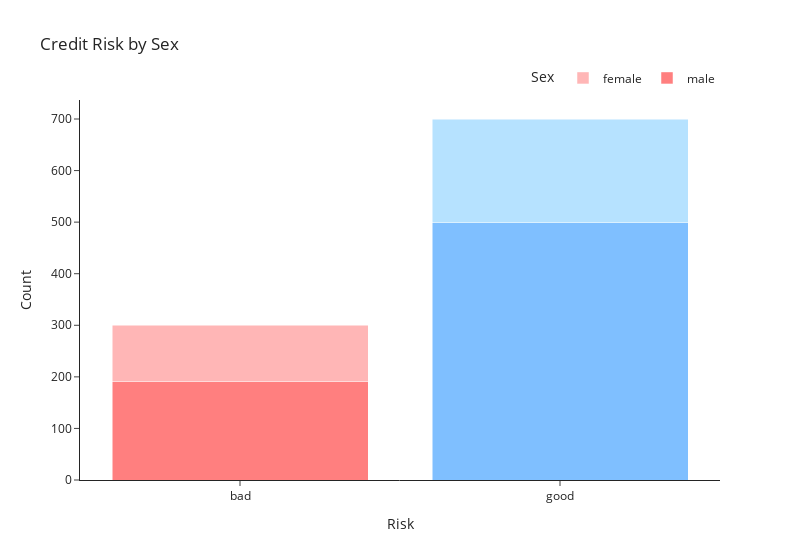

Notebook code cell kept with this figure:
### Code cell
# Calculate the count of each risk and sex combination
df_counts = df_credit.groupby(['Risk', 'Sex']).size().reset_index(name='count')

# Define colors based on gender and credit risk
color_mapping = {
    ('bad', 'male'): '#FF7F7F',
    ('bad', 'female'): '#FFB6B6',
    ('good', 'male'): '#7FBFFF',
    ('good', 'female'): '#B6E2FF'
}

# Create the stacked bar chart
fig = go.Figure(data=[
    go.Bar(name='male', 
           x=df_counts[df_counts['Sex'] == 'male']['Risk'], 
           y=df_counts[df_counts['Sex'] == 'male']['count'], 
           marker=dict(color=[color_mapping[(risk, 'male')] for risk in df_counts[df_counts['Sex'] == 'male']['Risk']])),
    go.Bar(name='female', 
           x=df_counts[df_counts['Sex'] == 'female']['Risk'], 
           y=df_counts[df_counts['Sex'] == 'female']['count'], 
           marker=dict(color=[color_mapping[(risk, 'female')] for risk in df_counts[df_counts['Sex'] == 'female']['Risk']])),
])

# Update layout
fig.update_layout(title='Credit Risk by Sex',
                  xaxis_title='Risk',
                  yaxis_title='Count',
                  barmode='stack',
                  width=800,
                  template="simple_white",
                  legend=dict(title='Sex', orientation='h', yanchor='bottom', y=1.02, xanchor='right', x=1))

# Show the plot
fig.show()

### Figure 1 — Plotly figure (JSON) as saved in the notebook; plotly's stock layout.template omitted (floating-point values rounded to 4 significant figures)
{"data": [{"marker": {"color": ["#FF7F7F", "#7FBFFF"]}, "name": "male", "type": "bar", "x": ["bad", "good"], "y": [191, 499]}, {"marker": {"color": ["#FFB6B6", "#B6E2FF"]}, "name": "female", "type": "bar", "x": ["bad", "good"], "y": [109, 201]}], "layout": {"barmode": "stack", "legend": {"orientation": "h", "title": {"text": "Sex"}, "x": 1, "xanchor": "right", "y": 1.02, "yanchor": "bottom"}, "title": {"text": "Credit Risk by Sex"}, "width": 800, "xaxis": {"title": {"text": "Risk"}}, "yaxis": {"title": {"text": "Count"}}}}
